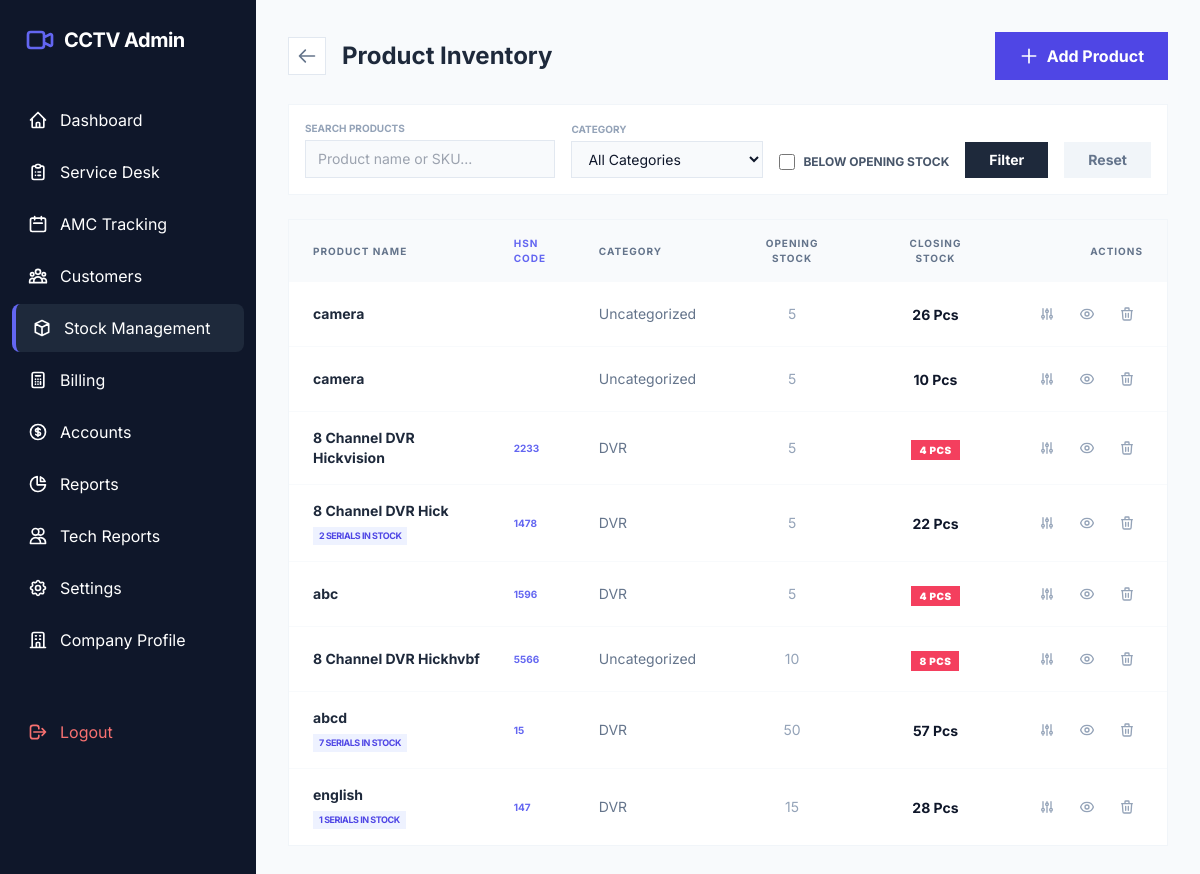
The page /admin/stock/products.php (signed in) on the database its author committed.
### tables this page shows
CREATE TABLE `products` (
  `id` int(11) NOT NULL,
  `category_id` int(11) DEFAULT NULL,
  `product_name` varchar(255) NOT NULL,
  `product_code` varchar(100) DEFAULT NULL,
  `unit` varchar(50) DEFAULT 'Pcs',
  `category` varchar(50) DEFAULT NULL COMMENT 'Camera, DVR, HDD, Power Supply, etc.',
  `serial_number` varchar(100) DEFAULT NULL,
  `unit_price` decimal(10,2) NOT NULL,
  `gst_rate` decimal(5,2) DEFAULT 0.00,
  `current_stock` int(11) DEFAULT 0,
  `opening_stock` int(11) DEFAULT 0,
  `description` text DEFAULT NULL,
  `warranty_months` int(11) DEFAULT 12
);

CREATE TABLE `stock_categories` (
  `id` int(11) NOT NULL,
  `category_name` varchar(100) NOT NULL,
  `created_at` timestamp NOT NULL DEFAULT current_timestamp()
);

### admin/stock/products.php (the view, shortened to what this page needs)
<?php
require_once '../../includes/db_connect.php';
$search = $_GET['search'] ?? '';
$filter_low = isset($_GET['low']) ? true : false;
$query = "SELECT p.*, c.category_name FROM products p LEFT JOIN stock_categories c ON p.category_id = c.id WHERE 1=1";
$params = [];
$products = $pdo->prepare($query);
$products->execute($params);
$products = $products->fetchAll();
require_once '../../includes/header.php';
?>
<div class="space-y-6">
    <div class="flex flex-col md:flex-row justify-between items-start md:items-center gap-4">
        <div class="flex items-center gap-4">
            <a href="index.php" class="p-2 bg-white border border-slate-200 rounded-none text-slate-500 hover:text-indigo-600 transition shadow-none">
                <svg xmlns="http://www.w3.org/2000/svg" class="h-5 w-5" fill="none" viewBox="0 0 24 24" stroke="currentColor"><path stroke-linecap="round" stroke-linejoin="round" stroke-width="2" d="M10 19l-7-7m0 0l7-7m-7 7h18" /></svg>
            </a>
            <h1 class="text-2xl font-bold text-slate-800">Product Inventory</h1>
        </div>
        <button onclick="openModal()" class="bg-indigo-600 text-white px-6 py-3 rounded-none font-bold hover:bg-indigo-700 transition shadow-none shadow-none flex items-center gap-2">
            <svg xmlns="http://www.w3.org/2000/svg" class="h-5 w-5" fill="none" viewBox="0 0 24 24" stroke="currentColor"><path stroke-linecap="round" stroke-linejoin="round" stroke-width="2" d="M12 4v16m8-8H4" /></svg>
            Add Product
        </button>
    </div>
    <form class="bg-white p-4 rounded-none border border-slate-100 shadow-none flex flex-wrap gap-4 items-end">
        <div class="flex-1 min-w-[200px]">
            <label class="block text-[10px] font-bold text-slate-400 uppercase mb-1">Search Products</label>
            <input type="text" name="search" value="<?php echo htmlspecialchars($search); ?>" placeholder="Product name or SKU..." class="w-full bg-slate-50 border border-slate-200 rounded-none px-3 py-2 text-sm outline-none focus:ring-2 focus:ring-indigo-500">
        </div>
        <div class="w-48">
            <label class="block text-[10px] font-bold text-slate-400 uppercase mb-1">Category</label>
            <select name="category" class="w-full bg-slate-50 border border-slate-200 rounded-none px-3 py-2 text-sm outline-none focus:ring-2 focus:ring-indigo-500">
                <option value="">All Categories</option>
            </select>
        </div>
        <div class="flex items-center gap-2 mb-2">
            <input type="checkbox" name="low" id="low_stock" value="1" <?php echo $filter_low ? 'checked' : ''; ?> class="w-4 h-4 text-indigo-600 border-slate-300 rounded focus:ring-indigo-500">
            <label for="low_stock" class="text-xs font-bold text-slate-600 uppercase">Below Opening Stock</label>
        </div>
        <button type="submit" class="bg-slate-800 text-white px-6 py-2 rounded-none text-sm font-bold hover:bg-slate-900 transition">Filter</button>
        <a href="products.php" class="bg-slate-100 text-slate-500 px-6 py-2 rounded-none text-sm font-bold hover:bg-slate-200 transition">Reset</a>
    </form>
    <div class="bg-white rounded-none border border-slate-100 shadow-none overflow-hidden">
        <div class="overflow-x-auto">
            <table class="w-full text-left">
                <thead>
                    <tr class="bg-slate-50 text-slate-500 text-[10px] uppercase tracking-widest font-bold">
                        <th class="px-6 py-4">Product Name</th>
                        <th class="text-[10px] font-bold text-indigo-500 uppercase">HSN Code</th>
                        <th class="px-6 py-4">Category</th>
                        <th class="px-6 py-4 text-center">Opening Stock</th>
                        <th class="px-6 py-4 text-center">Closing Stock</th>
                        <th class="px-6 py-4 text-right">Actions</th>
                    </tr>
                </thead>
                <tbody class="divide-y divide-slate-50">
                    <?php if (empty($products)): ?>
                        <tr><td colspan="5" class="px-6 py-12 text-center text-slate-400">No products found.</td></tr>
                    <?php else: ?>
                        <?php foreach ($products as $p): ?>
                        <tr class="hover:bg-slate-50/50 transition">
                            <td class="px-6 py-4">
                                <p class="text-sm font-bold text-slate-800"><?php echo htmlspecialchars($p['product_name']); ?></p>
                                <?php
                                    $stmt_sn = $pdo->prepare("SELECT COUNT(*) FROM product_serials WHERE product_id = ? AND status = 'In Stock'");
                                    $stmt_sn->execute([$p['id']]);
                                    $sn_count = $stmt_sn->fetchColumn();
                                    if ($sn_count > 0):
                                ?>
                                    <button onclick="viewSerials(<?php echo $p['id']; ?>, '<?php echo addslashes($p['product_name']); ?>')" class="text-[9px] font-bold text-indigo-600 bg-indigo-50 px-1.5 py-0.5 rounded-none uppercase tracking-tighter hover:bg-indigo-100 transition mt-1">
                                        <?php echo $sn_count; ?> Serials In Stock
                                    </button>
                                <?php endif; ?>
                            </td>
                            <td class="text-[10px] font-bold text-indigo-500 uppercase"><?php echo htmlspecialchars($p['product_code']); ?></td>
                            <td class="px-6 py-4 text-sm text-slate-500"><?php echo htmlspecialchars($p['category_name'] ?: 'Uncategorized'); ?></td>
                            <td class="px-6 py-4 text-center text-sm text-slate-400"><?php echo $p['opening_stock']; ?></td>
                             <td class="px-6 py-4 text-center">
                                 <?php if ($p['current_stock'] < $p['opening_stock']): ?>
                                     <span class="px-2 py-1 bg-rose-500 text-white text-[10px] font-black uppercase tracking-wider rounded-none">
                                         <?php echo $p['current_stock']; ?> <?php echo htmlspecialchars($p['unit']); ?>
                                     </span>
                                 <?php else: ?>
                                     <span class="text-sm font-bold text-slate-900">
                                         <?php echo $p['current_stock']; ?> <?php echo htmlspecialchars($p['unit']); ?>
                                     </span>
                                 <?php endif; ?>
                             </td>
                            <td class="px-6 py-4 text-right">
                                <div class="flex justify-end gap-2">
                                    <button onclick='openAdjustModal(<?php echo json_encode($p); ?>)' class="p-2 text-slate-400 hover:text-amber-600 hover:bg-amber-50 rounded-none transition" title="Adjust Stock">
                                    </button>
                                    <button onclick='editProduct(<?php echo json_encode($p); ?>)' class="p-2 text-slate-400 hover:text-indigo-600 hover:bg-indigo-50 rounded-none transition">
                                    </button>
                                    <a href="?delete=<?php echo $p['id']; ?>" onclick="return confirm('Are you sure?')" class="p-2 text-slate-400 hover:text-rose-600 hover:bg-rose-50 rounded-none transition">
                                        <svg xmlns="http://www.w3.org/2000/svg" class="h-4 w-4" fill="none" viewBox="0 0 24 24" stroke="currentColor"><path stroke-linecap="round" stroke-linejoin="round" stroke-width="2" d="M19 7l-.867 12.142A2 2 0 0116.138 21H7.862a2 2 0 01-1.995-1.858L5 7m5 4v6m4-6v6m1-10V4a1 1 0 00-1-1h-4a1 1 0 00-1 1v3M4 7h16" /></svg>
                                    </a>
                                </div>
                            </td>
                        </tr>
                        <?php endforeach; ?>
                    <?php endif; ?>
                </tbody>
            </table>
        </div>
    </div>
</div>
<?php require_once '../../includes/footer.php'; ?>

### includes/header.php (style rules this page uses)
body { font-family: 'Inter', sans-serif; }

### rows shown on the page
products: product_name "camera", category_name "Uncategorized", opening_stock "5", current_stock "26", unit "Pcs"
products: product_name "camera", category_name "Uncategorized", opening_stock "5", current_stock "10", unit "Pcs"
products: product_name "8 Channel DVR Hickvision", product_code "2233", category.category_name "DVR", opening_stock "5", current_stock "4", unit "PCS"
products: product_name "8 Channel DVR Hick", sn_count "2", product_code "1478", category.category_name "DVR", opening_stock "5", current_stock "22", unit "Pcs"
products: product_name "abc", product_code "1596", category.category_name "DVR", opening_stock "5", current_stock "4", unit "PCS"
products: product_name "8 Channel DVR Hickhvbf", product_code "5566", category_name "Uncategorized", opening_stock "10", current_stock "8", unit "PCS"
products: product_name "abcd", sn_count "7", product_code "15", category.category_name "DVR", opening_stock "50", current_stock "57", unit "Pcs"
products: product_name "english", sn_count "1", product_code "147", category.category_name "DVR", opening_stock "15", current_stock "28", unit "Pcs"
